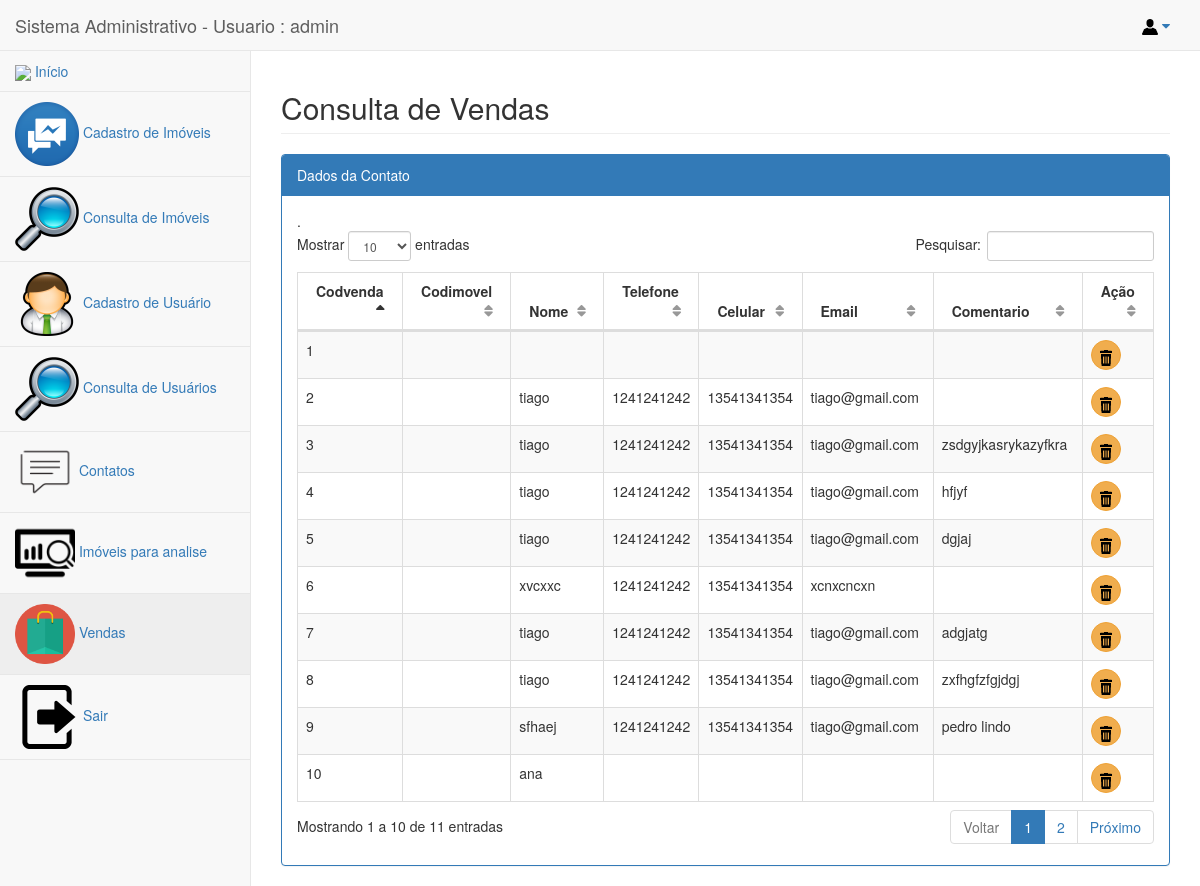
The app's page /Site/view/form_consultavenda.php (signed in) with its own data.
### tables this page shows
CREATE TABLE `venda` (
  `codvenda` int(11) NOT NULL,
  `codimovel` int(11) NOT NULL,
  `nome` text NOT NULL,
  `telefone` varchar(15) NOT NULL,
  `celular` varchar(15) NOT NULL,
  `email` varchar(80) NOT NULL,
  `comentario` varchar(250) NOT NULL
);

### Site/model/conexao.php (called while the page is built)
<?php
class Conexao
{
	function Conectar()
	{
		$endereco_servidor = "localhost";
		$usuario_servidor  = "root";
		$senha_servidor = "";
		$porta_mysql = "3306";
		$nome_BD = "tcc";
		$con = new PDO("mysql:host=$endereco_servidor;dbname=$nome_BD;port=$porta_mysql;","$usuario_servidor","$senha_servidor");
		return $con;
	}
}
?>

### Site/controller/venda.controller.php (called while the page is built, shortened)
<?php
		include_once("../model/venda.php");
		$ven = new Venda();
		?>

### Site/model/venda.php (called while the page is built, shortened)
<?php
	class Venda
	{
		public $con;
		function __CONSTRUCT()
		{
			include_once("conexao.php");
			$conexao = new Conexao();
			$this->con = $conexao->Conectar();
	    }
		function Consultar()
		{
			$dados = array();
			$sql = $this->con->prepare("select * from venda");
			$sql->execute();
			foreach ($sql->fetchAll(PDO::FETCH_OBJ) as $linha)
			{
				$ven = new Venda();
				$ven->codvenda 		= $linha->codvenda;
				$ven->codimovel 		= $linha->codimovel;
				$ven->nome 	= $linha->nome;
	   			$ven->telefone 	= $linha->telefone;
	   			$ven->celular 	= $linha->celular;
	   			$ven->email 	= $linha->email;
	   			$ven->comentario 	= $linha->comentario;
				$dados[] = $ven;
			}
			return $dados;
		}
	}
	?>

### Site/view/form_consultavenda.php (the view, shortened to what this page needs)
<?php
include_once("../controller/venda.controller.php");
?>
<!DOCTYPE html>
<html lang="en">
<head>
  <link href="../bower_components/bootstrap/dist/css/bootstrap.min.css" rel="stylesheet">
  <link href="../bower_components/metisMenu/dist/metisMenu.min.css" rel="stylesheet">
  <link href="../bower_components/datatables-plugins/integration/bootstrap/3/dataTables.bootstrap.css" rel="stylesheet">
  <link href="../bower_components/datatables-responsive/css/dataTables.responsive.css" rel="stylesheet">
  <link href="../dist/css/sb-admin-2.css" rel="stylesheet">
  <link href="../bower_components/font-awesome/css/font-awesome.min.css" rel="stylesheet" type="text/css">
    </head>
    <body>
      <div id="wrapper">
        <nav class="navbar navbar-default navbar-static-top" role="navigation" style="margin-bottom: 0">
          <?php include_once("topo.php");?>
          <?php include_once("menu.php");?>
        </nav>
        <div id="page-wrapper">
          <div class="row">
            <div class="col-lg-12">
              <h2 class="page-header">Consulta de Vendas</h2>
            </div>
          </div>
          <div class="row">
            <div class="col-lg-12">
              <div class="panel panel-primary">
                <div class="panel-heading">
                  Dados da Contato
                </div>
                <div class="panel-body">
                  <div class="table-responsive">
                    <table class="table table-striped table-bordered table-hover" id="dataTables-example">
                      <thead>
                        <tr>
                          <th>Codvenda</th>
                          <th>Codimovel</th>
                          <th>Nome</th>
                          <th>Telefone</th>
                          <th>Celular</th>
                          <th>Email</th>
                          <th>Comentario</th>
                          <th>Ação</th>.
                        </tr>
                      </thead>
                      <tbody>
                       <?php foreach ($ven->Consultar() as $linha): ?>
                        <tr class="odd gradeX">
                          <td><?php echo $linha->codvenda;?></td>
                          <td><?php echo $linha->codcontato;?></td>
                          <td><?php echo $linha->nome;?></td>
                          <td><?php echo $linha->telefone;?></td>
                          <td><?php echo $linha->celular;?></td>
                          <td><?php echo $linha->email;?></td>
                          <td><?php echo $linha->comentario;?></td>
                          <td>
                          <?php
                            if($_SESSION['tipo'] == "Administrador")
                            {
                          ?>
                           <a href="?codvenda=<?php echo $linha->codvenda;?>&acao=excluir_not" onclick="return confirm('Confirma exclusão desta Venda?')"><button type="button" class="btn btn-warning btn-circle" title="Excluir"><img src="imagens\excluir.png">
                           </button></a>
                           <?php
                            }
                           ?>
                         </td>
                       </tr>
                     <?php endforeach;?>
                   </tbody>
                 </table>
               </div>
             </div>
           </div>
         </div>
       </div>
    </div>
  </div>
</body>
</html>

### records on screen
venda: codvenda "1"
venda: codvenda "2", nome "tiago", telefone "1241241242", celular "13541341354", email "tiago@gmail.com"
venda: codvenda "3", nome "tiago", telefone "1241241242", celular "13541341354", email "tiago@gmail.com", comentario "zsdgyjkasrykazyfkra"
venda: codvenda "4", nome "tiago", telefone "1241241242", celular "13541341354", email "tiago@gmail.com", comentario "hfjyf"
venda: codvenda "5", nome "tiago", telefone "1241241242", celular "13541341354", email "tiago@gmail.com", comentario "dgjaj"
venda: codvenda "6", nome "xvcxxc", telefone "1241241242", celular "13541341354", email "xcnxcncxn"
venda: codvenda "7", nome "tiago", telefone "1241241242", celular "13541341354", email "tiago@gmail.com", comentario "adgjatg"
venda: codvenda "8", nome "tiago", telefone "1241241242", celular "13541341354", email "tiago@gmail.com", comentario "zxfhgfzfgjdgj"
venda: codvenda "9", nome "sfhaej", telefone "1241241242", celular "13541341354", email "tiago@gmail.com", comentario "pedro lindo"
venda: codvenda "10", nome "ana"

### other values on screen
$_SESSION['nomeusuario'] "admin"
